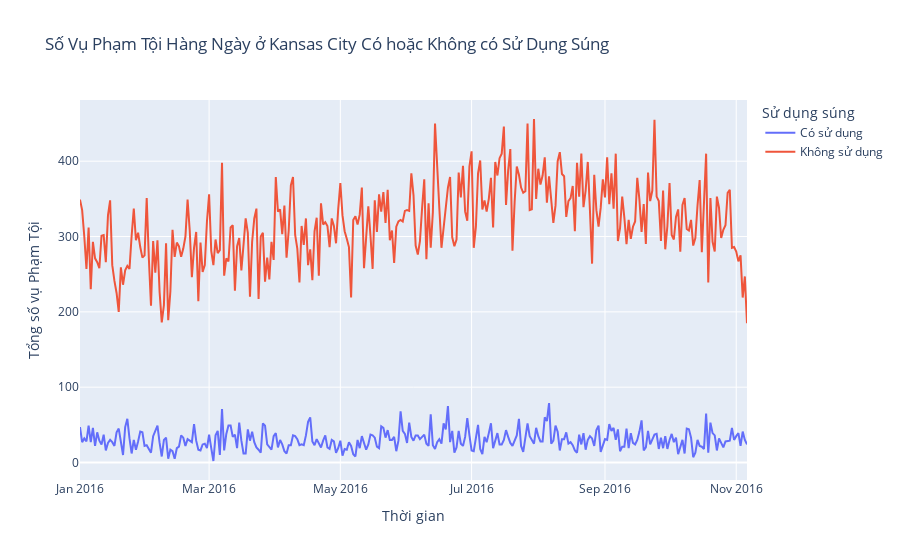

Notebook cell for this chart:
### Markdown cell above
# Sự biến đổi của tội phạm có sử dụng súng và không sử dụng súng trong năm 2016

### Code cell
# Đảm bảo cột 'From_Date' có định dạng datetime
df['From_Date'] = pd.to_datetime(df['From_Date'])

# Tạo một cột mới để lưu ngày mà không có thông tin về thời gian
df['Date'] = df[df['From_Date'].dt.year == 2016]['From_Date'].dt.date

# Tạo một cột mới để chỉ ra việc sử dụng súng hay không
df['Firearm_Used'] = df['Firearm Used Flag'].apply(lambda x: 'Có sử dụng' if x == 'Y' else 'Không sử dụng')

# Lọc dữ liệu cho năm 2016
df_2016 = df[df['From_Date'].dt.year == 2016]

# Nhóm theo Ngày và Firearm_Used
grouped_data = df_2016.groupby(['Date', 'Firearm_Used']).size().reset_index(name='Total_Crimes')

# Tạo biểu đồ
fig = px.line(grouped_data, x='Date', y='Total_Crimes', color='Firearm_Used', 
              title='Số Vụ Phạm Tội Hàng Ngày ở Kansas City Có hoặc Không có Sử Dụng Súng',
              labels={'Total_Crimes': 'Tổng số vụ Phạm Tội', 'Date': 'Thời gian', 'Firearm_Used': 'Sử dụng súng'})
fig.show()

### Figure 1 — Plotly figure (JSON) as saved in the notebook; plotly's stock layout.template omitted (floating-point values rounded to 4 significant figures; data arrays with more than 128 entries replaced by an {"elided": "..."} marker saying what was removed)
{"data": [{"hovertemplate": "Sử dụng súng=Có sử dụng<br>Thời gian=%{x}<br>Tổng số vụ Phạm Tội=%{y}<extra></extra>", "legendgroup": "Có sử dụng", "line": {"color": "#636efa", "dash": "solid"}, "marker": {"symbol": "circle"}, "mode": "lines", "name": "Có sử dụng", "orientation": "v", "showlegend": true, "type": "scatter", "x": {"elided": "311 str values"}, "xaxis": "x", "y": {"elided": "311 int values"}, "yaxis": "y"}, {"hovertemplate": "Sử dụng súng=Không sử dụng<br>Thời gian=%{x}<br>Tổng số vụ Phạm Tội=%{y}<extra></extra>", "legendgroup": "Không sử dụng", "line": {"color": "#EF553B", "dash": "solid"}, "marker": {"symbol": "circle"}, "mode": "lines", "name": "Không sử dụng", "orientation": "v", "showlegend": true, "type": "scatter", "x": {"elided": "311 str values"}, "xaxis": "x", "y": {"elided": "311 int values"}, "yaxis": "y"}], "layout": {"legend": {"title": {"text": "Sử dụng súng"}, "tracegroupgap": 0}, "title": {"text": "Số Vụ Phạm Tội Hàng Ngày ở Kansas City Có hoặc Không có Sử Dụng Súng"}, "xaxis": {"anchor": "y", "domain": [0, 1], "title": {"text": "Thời gian"}}, "yaxis": {"anchor": "x", "domain": [0, 1], "title": {"text": "Tổng số vụ Phạm Tội"}}}}
